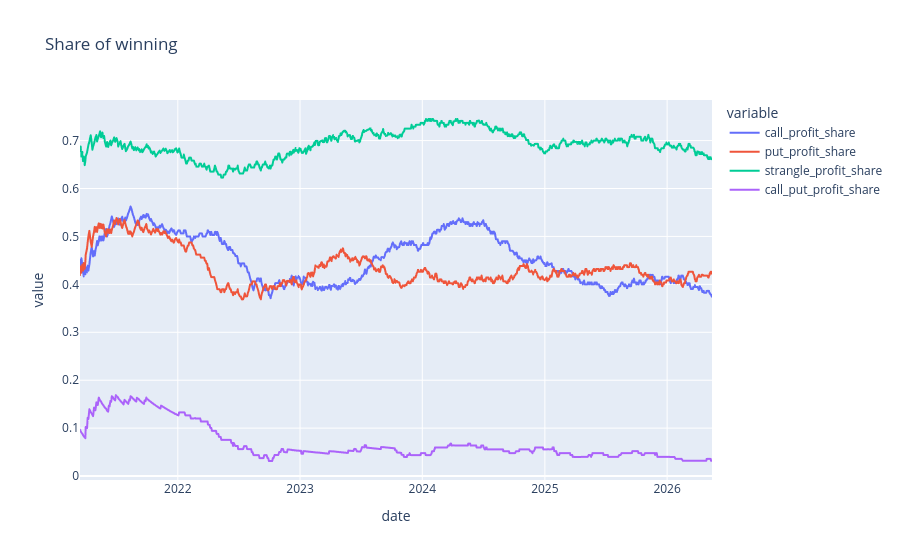

Notebook cell for this chart:
### Code cell
px.line(
    df_roll[['call_profit_share', 'put_profit_share', 'strangle_profit_share', 'call_put_profit_share']].iloc[30:],
    title='Share of winning'
)

### Figure 1 — Plotly figure (JSON) as saved in the notebook; plotly's stock layout.template omitted (floating-point values rounded to 4 significant figures; data arrays with more than 128 entries replaced by an {"elided": "..."} marker saying what was removed)
{"data": [{"hovertemplate": "variable=call_profit_share<br>date=%{x}<br>value=%{y}<extra></extra>", "legendgroup": "call_profit_share", "line": {"color": "#636efa", "dash": "solid"}, "marker": {"symbol": "circle"}, "mode": "lines", "name": "call_profit_share", "showlegend": true, "x": {"elided": "1142 str values"}, "xaxis": "x", "y": {"elided": "1142 float values"}, "yaxis": "y", "type": "scattergl"}, {"hovertemplate": "variable=put_profit_share<br>date=%{x}<br>value=%{y}<extra></extra>", "legendgroup": "put_profit_share", "line": {"color": "#EF553B", "dash": "solid"}, "marker": {"symbol": "circle"}, "mode": "lines", "name": "put_profit_share", "showlegend": true, "x": {"elided": "1142 str values"}, "xaxis": "x", "y": {"elided": "1142 float values"}, "yaxis": "y", "type": "scattergl"}, {"hovertemplate": "variable=strangle_profit_share<br>date=%{x}<br>value=%{y}<extra></extra>", "legendgroup": "strangle_profit_share", "line": {"color": "#00cc96", "dash": "solid"}, "marker": {"symbol": "circle"}, "mode": "lines", "name": "strangle_profit_share", "showlegend": true, "x": {"elided": "1142 str values"}, "xaxis": "x", "y": {"elided": "1142 float values"}, "yaxis": "y", "type": "scattergl"}, {"hovertemplate": "variable=call_put_profit_share<br>date=%{x}<br>value=%{y}<extra></extra>", "legendgroup": "call_put_profit_share", "line": {"color": "#ab63fa", "dash": "solid"}, "marker": {"symbol": "circle"}, "mode": "lines", "name": "call_put_profit_share", "showlegend": true, "x": {"elided": "1142 str values"}, "xaxis": "x", "y": {"elided": "1142 float values"}, "yaxis": "y", "type": "scattergl"}], "layout": {"xaxis": {"anchor": "y", "domain": [0.0, 1.0], "title": {"text": "date"}}, "yaxis": {"anchor": "x", "domain": [0.0, 1.0], "title": {"text": "value"}}, "legend": {"title": {"text": "variable"}, "tracegroupgap": 0}, "title": {"text": "Share of winning"}}}
